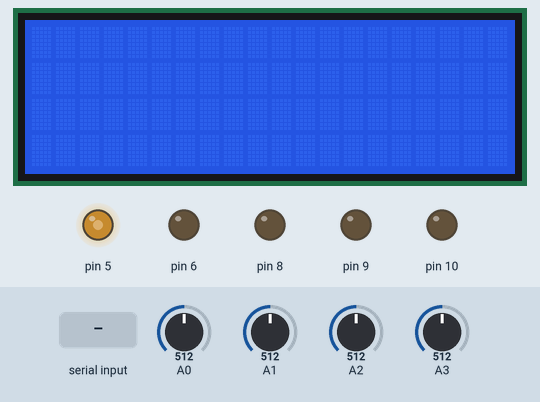
A sketch run on a simulated Arduino Uno, built with avr-gcc and run on an emulated ATmega328P. Parts: 20×4 character LCD, output pins drawn as LEDs (lit = HIGH). The test bench sets the inputs (shaded band); at power-on: A1 = 512, A2 = 512, A0 = 512, A3 = 512. The local clock reads 2024-03-15 10:24:30 at power-on unless the sketch sets it; what the sketch prints to the serial monitor is not drawn.

Above: at 1.2 s.
1.3 s: A1 set to 716
At 3.8 s:
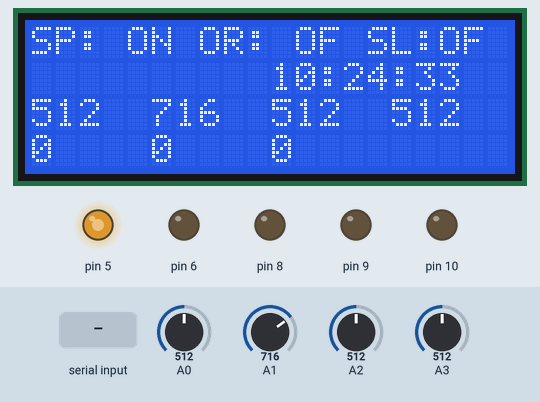
10.6 s: A1 set to 910
At 11.4 s:
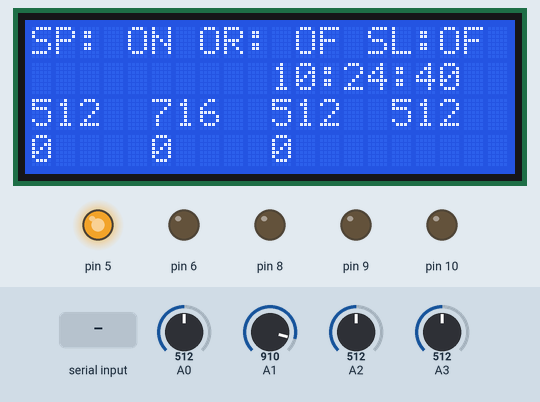
18.2 s: A1 set to 30
At 19.4 s:
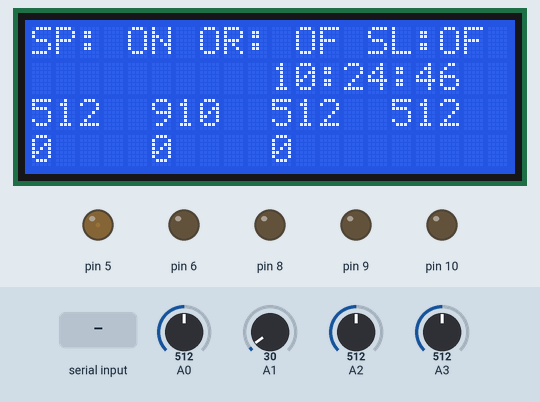
27.5 s: A2 set to 490
At 31.2 s:
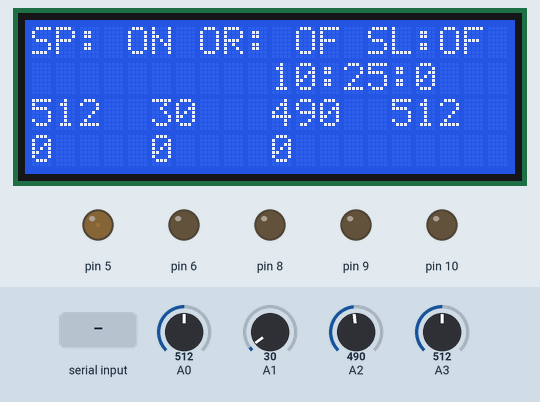
35.0 s: A0 set to 490
At 38.2 s:
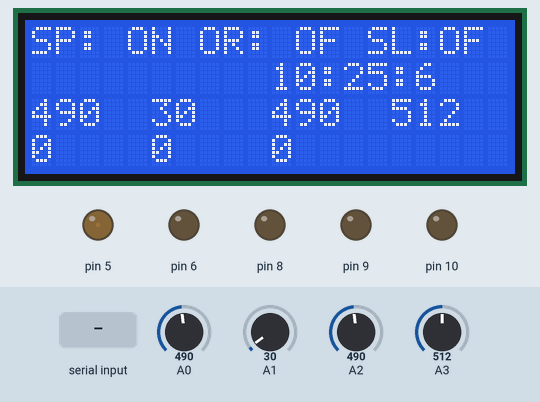
41.7 s: "IP,1\n" received over the second serial link
At 48.2 s:
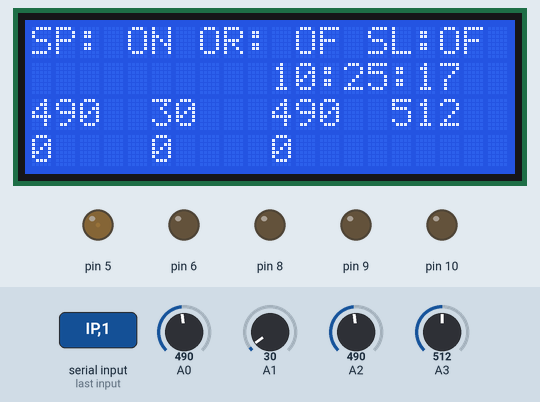
Timing chart, 0 to 49.7 s (numbered marks = the images above; inputs shaded):
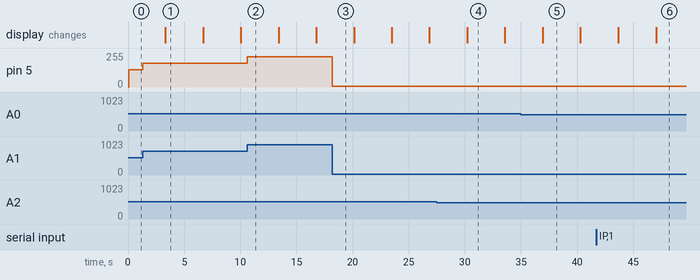

Measured:
- after the input at 1.3 s, pin 5: 128/255 → 178/255 at once
- after the input at 10.6 s, pin 5: 178/255 → 227/255 at once
- after the input at 18.2 s, pin 5: 227/255 → 7/255 at once
- what the display in image 5 shows lasts 3.4 s, from 36.9 s to 40.3 s

The sketch:

Room_power_control_V_5.0_I2C_IoT.ino
```cpp
#include <Wire.h>
#include <LiquidCrystal_I2C.h>
LiquidCrystal_I2C lcd = LiquidCrystal_I2C(0x27, 20, 4);

#include <DS3231.h>
DS3231  rtc;
bool century = false;
bool h12Flag;
bool pmFlag;

int DC; //Display count
int brightness, pwm1, pwm2;
int pwm3 = 0;
bool sleep = true;
bool overRide = false;
bool shelf = false;
String IP;
String Return;

#include <SoftwareSerial.h>
#define rxPin 12
#define txPin 13
SoftwareSerial mySerial = SoftwareSerial(rxPin, txPin);
char data;
String input, device, value;
int val;

void lcdDisplay();

void setup() {
  lcd.init();
  lcd.backlight();
//  rtc.setHour(20);
//  rtc.setMinute(31);
//  rtc.setSecONd(0);
//  rtc.setYear(21);
//  rtc.setMONth(10);
//  rtc.setDate(12);
  pinMode(rxPin, INPUT);
  pinMode(txPin, OUTPUT);
  Serial.begin(9600);
  mySerial.begin(9600);
  pinMode(4, INPUT);
  pinMode(5, OUTPUT);
  pinMode(8, OUTPUT);
  pinMode(9, OUTPUT);
  pinMode(10, OUTPUT);
  pinMode(6, OUTPUT);

}

void loop() {
  DC++;
  if(DC > 500){lcdDisplay();DC = 0;}

  brightness = round(analogRead(A1) / 1024.0 * 255.0);
  while(mySerial.available() > 0){
    char dataRecieve = mySerial.read();
    input += dataRecieve;
  }

  if(input != ""){
    device = input.substring(0, input.indexOf("="));
    Serial.print("Device: ");Serial.println(device);
    if(input.substring(input.length()-1, input.length()) == "%"){
      value = input.substring(input.indexOf("=") + 1, input.length()-1);
      val = value.toInt();
      Serial.print("Val: ");Serial.println(val);
      delay(10);
      value = "ON";
      Serial.print("iValue: ");Serial.println(value);
    }else{
      value = input.substring(input.indexOf("=") + 1, input.length());
      Serial.print("Value: ");Serial.println(value);
    }
  }
  if(device == "IP"){
    value.remove(0, value.indexOf(".", value.indexOf(".", 0) + 1));
    IP = value;
  }
  if(device == "shelf" && value == "OFF"){
    shelf = false;
  }
  if(device == "shelf" && value == "ON"){
    shelf = true;
  }

  if(device == "main" && value == "OFF"){
    pwm1 = 0;
  }
  if(device == "main" && value == "ON"){
    if(val != 0){pwm1 = val;}else{pwm1 = 255;}
  }
  if(device == "bed" && value == "OFF"){
    pwm2 = 0;
  }
  if(device == "bed" && value == "ON"){
    if(val != 0){pwm2 = val;}else{pwm2 = 255;}
  }
  if(device == "closet" && value == "OFF"){
    pwm3 = 0;
  }
  if(device == "closet" && value == "ON"){
    if(val != 0){pwm3 = val;}else{pwm3 = 255;}
  }
  if(device == "sleep" && value == "OFF"){
    sleep = false;
  }
  if(device == "sleep" && value == "ON"){
    sleep = true;
  }
  if(device == "overRide" && value == "OFF"){
    overRide = false;
  }
  if(device == "overRide" && value == "ON"){
    overRide = true;
  }

  if(rtc.getHour(h12Flag, pmFlag) > 20 || rtc.getHour(h12Flag, pmFlag) < 6){
    if(sleep == true && analogRead(A2) > 900){
      brightness = 0;
    }
  }

  if(rtc.getHour(h12Flag, pmFlag) == 20 && rtc.getMinute() == 0){
    pwm1 = 10;
    pwm2 = 10;
    pwm3 = 10;
  }

  if(rtc.getHour(h12Flag, pmFlag) < 19 || rtc.getHour(h12Flag, pmFlag) > 7){
    if(overRide == false && analogRead(A3) < 800){
      pwm1 = 0;
      pwm2 = 0;
      pwm3 = 0;
      shelf = false;
    }
  }
  //mySerial.print(pwm1 + ',' + pwm2 + ',' + pwm3 + ',' + shelf);
  analogWrite(5, brightness);
  if(shelf == true){digitalWrite(8, HIGH);}else{digitalWrite(8, LOW);}
  analogWrite(9, pwm1); //main Light
  analogWrite(10, pwm2);//bed Light
  analogWrite(6, pwm3); //closet Light
  //Return = ;
  if(input != ""){
    mySerial.print(String(pwm1, DEC) + ',' + String(pwm2, DEC) + ',' + String(pwm3, DEC)  + ',' + shelf + ',' + sleep + ',' + overRide);
  }
  input = "";
  device = "";
  value = "";
  val = 0;
}
//#######################################################################
void lcdDisplay()
{
lcd.clear();
lcd.setCursor(0, 0);
lcd.print("SP: ");
if(sleep == true){
  lcd.print("ON");
}else{
  lcd.print("OF");
}
lcd.setCursor(7, 0);
lcd.print("OR: ");
if(overRide == true){
  lcd.print("ON");
}else{
  lcd.print("OF");
}
lcd.setCursor(14, 0);
lcd.print("SL:");
if(shelf == true){
  lcd.print("ON");
}else{
  lcd.print("OF");
}
lcd.setCursor(0, 1);
lcd.print(IP);
lcd.setCursor(10, 1);
lcd.print(rtc.getHour(h12Flag, pmFlag), DEC);
lcd.print(':');
lcd.print(rtc.getMinute(), DEC);
lcd.print(':');
lcd.print(rtc.getSecond(), DEC);
lcd.setCursor(0, 2);
lcd.print(analogRead(A0));
lcd.setCursor(5, 2);
lcd.print(analogRead(A1));
lcd.setCursor(10, 2);
lcd.print(analogRead(A2));
lcd.setCursor(15, 2);
lcd.print(analogRead(A3));
lcd.setCursor(0, 3);
lcd.print(pwm1);
lcd.setCursor(5, 3);
lcd.print(pwm2);
lcd.setCursor(10, 3);
lcd.print(pwm3);

delay(100);

}
```
